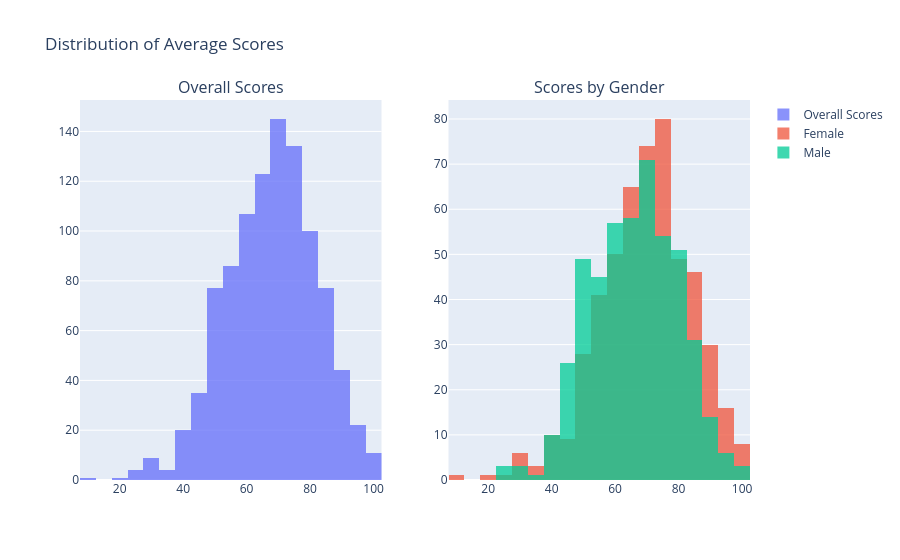

Notebook cell for this chart:
### Code cell
fig = make_subplots(rows=1, cols=2, subplot_titles=('Overall Scores', 'Scores by Gender'))

fig.add_trace(go.Histogram(x=df['average_score'], nbinsx=30, name='Overall Scores'), row=1, col=1)

fig.add_trace(go.Histogram(x=df[df['gender'] == 'female']['average_score'], nbinsx=30, name='Female'), row=1, col=2)

fig.add_trace(go.Histogram(x=df[df['gender'] == 'male']['average_score'], nbinsx=30, name='Male'), row=1, col=2)

fig.update_layout(title='Distribution of Average Scores', barmode='overlay')
fig.update_traces(opacity=0.75)
fig.show()

### Figure 1 — Plotly figure (JSON) as saved in the notebook; plotly's stock layout.template omitted (floating-point values rounded to 4 significant figures; data arrays with more than 128 entries replaced by an {"elided": "..."} marker saying what was removed)
{"data": [{"name": "Overall Scores", "nbinsx": 30, "opacity": 0.75, "type": "histogram", "x": {"elided": "1000 float values"}, "xaxis": "x", "yaxis": "y"}, {"name": "Female", "nbinsx": 30, "opacity": 0.75, "type": "histogram", "x": {"elided": "518 float values"}, "xaxis": "x2", "yaxis": "y2"}, {"name": "Male", "nbinsx": 30, "opacity": 0.75, "type": "histogram", "x": {"elided": "482 float values"}, "xaxis": "x2", "yaxis": "y2"}], "layout": {"annotations": [{"font": {"size": 16}, "showarrow": false, "text": "Overall Scores", "x": 0.225, "xanchor": "center", "xref": "paper", "y": 1, "yanchor": "bottom", "yref": "paper"}, {"font": {"size": 16}, "showarrow": false, "text": "Scores by Gender", "x": 0.775, "xanchor": "center", "xref": "paper", "y": 1, "yanchor": "bottom", "yref": "paper"}], "barmode": "overlay", "title": {"text": "Distribution of Average Scores"}, "xaxis": {"anchor": "y", "domain": [0, 0.45]}, "xaxis2": {"anchor": "y2", "domain": [0.55, 1]}, "yaxis": {"anchor": "x", "domain": [0, 1]}, "yaxis2": {"anchor": "x2", "domain": [0, 1]}}}
